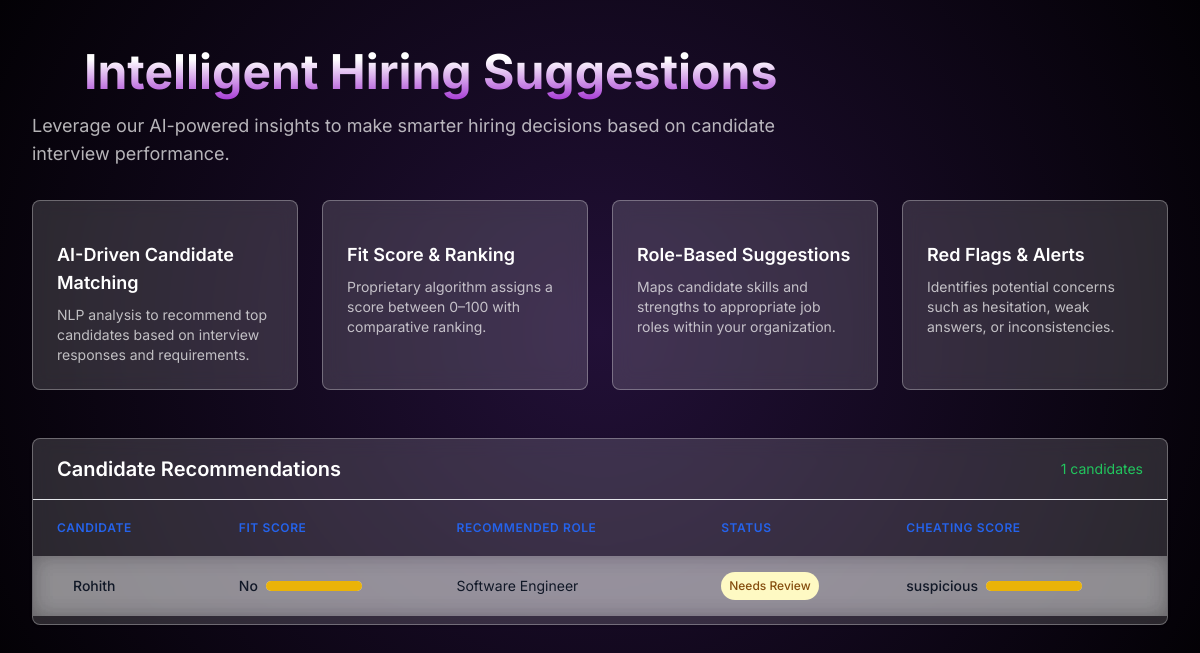
Screenshot of /hr/suggestions/ (signed in) with the database file from the repository.
### Hr/models.py (models this page shows, shortened)
class interviewSchedule(models.Model):
    name          = models.CharField(max_length=200)
    email         = models.CharField(max_length=200)
    jobRole       = models.CharField(max_length=200)
    experience    = models.CharField(max_length=200)
    resume        = models.TextField()
    Assigned_hr   = models.TextField(blank=True, null=True)
    strengths       = models.TextField(blank=True, null=True)
    weaknesses      = models.TextField(blank=True, null=True)
    accuracy        = models.CharField(max_length=10, blank=True, null=True)
    communication   = models.CharField(max_length=10, blank=True, null=True)
    technical_depth = models.CharField(max_length=10, blank=True, null=True)
    good_fit        = models.CharField(max_length=5,  blank=True, null=True)
    evaluation_complete = models.BooleanField(default=False)
    interviewDate = models.DateField()
    interviewTime = models.TimeField()
    token         = models.CharField(max_length=200, unique=True)
    createdAt     = models.DateTimeField(auto_now_add=True)
    cheatingScore = models.CharField(max_length=20, blank=True, null=True)
    iot_violations = models.TextField(blank=True, null=True,
                                      help_text="JSON list of IoT violation events from Raspberry Pi camera")

### Hr/views.py (the view)
# urls.py: path('suggestions/', views.hiring_suggestions, name='hiring_suggestions'),
def hiring_suggestions(request):
    hr_email   = request.session.get('hr_email')
    candidates = interviewSchedule.objects.filter(Assigned_hr=hr_email, evaluation_complete=True)
    results    = []
    for c in candidates:
        try:
            accuracy = float((c.accuracy or '0').replace('%', '').strip())
        except (ValueError, TypeError):
            accuracy = 0.0
        is_good_fit = safe_lower(c.good_fit)      == 'yes'
        no_cheating = safe_lower(c.cheatingScore)  != 'cheating'
        if accuracy > 80 and is_good_fit and no_cheating:
            status = 'Strong Candidate'
        elif safe_lower(c.cheatingScore) == 'cheating':
            status = 'Integrity Concern'
        elif accuracy > 60:
            status = 'Average Candidate'
        else:
            status = 'Needs Review'
        results.append({
            'name':          c.name,
            'jobRole':       c.jobRole,
            'accuracy':      accuracy,
            'status':        status,
            'cheatingScore': c.cheatingScore,
            'good_fit':      c.good_fit,
        })
    return render(request, 'HiringSuggestionsSam.html', {'candidates': results, 'count': len(results)})

### Hr/views.py (called while the page is built)
def safe_lower(s):
    return s.lower() if isinstance(s, str) else ''

### Templates/HiringSuggestionsSam.html (shortened to what this page needs)
<!DOCTYPE html>
<html lang="en">
  <head>
    <script src="https://cdn.tailwindcss.com"></script>
  </head>
  <body>
    <div class="max-w-7xl mx-auto px-4 sm:px-6 lg:px-8 py-10">
      <div class="mb-8">
        <div class="flex items-center space-x-3">
          <i data-lucide="brain-cog" class="w-8 h-8 text-blue-600"></i>
          <h1 class="h-txt text-5xl font-bold p-2">
            Intelligent Hiring Suggestions
          </h1>
        </div>
        <p class="p-c mt-2 text-lg max-w-3xl">
          Leverage our AI-powered insights to make smarter hiring decisions
          based on candidate interview performance.
        </p>
      </div>
      <div class="mb-12 grid grid-cols-1 sm:grid-cols-2 lg:grid-cols-4 gap-6">
        <div class="glass rounded-lg p-6 flex flex-col h-full">
          <h3 class="text-lg font-semibold mb-2">
            AI-Driven Candidate Matching
          </h3>
          <p class="p-c text-sm">
            NLP analysis to recommend top candidates based on interview
            responses and requirements.
          </p>
        </div>
        <div class="glass rounded-lg p-6 flex flex-col h-full">
          <h3 class="text-lg font-semibold mb-2">Fit Score & Ranking</h3>
          <p class="p-c text-sm">
            Proprietary algorithm assigns a score between 0–100 with comparative
            ranking.
          </p>
        </div>
        <div class="glass rounded-lg p-6 flex flex-col h-full">
          <h3 class="text-lg font-semibold mb-2">Role-Based Suggestions</h3>
          <p class="p-c text-sm">
            Maps candidate skills and strengths to appropriate job roles within
            your organization.
          </p>
        </div>
        <div class="glass rounded-lg p-6 flex flex-col h-full">
          <h3 class="text-lg font-semibold mb-2">Red Flags & Alerts</h3>
          <p class="p-c text-sm">
            Identifies potential concerns such as hesitation, weak answers, or
            inconsistencies.
          </p>
        </div>
      </div>
      <div class="glassCandidate rounded-lg shadow">
        <div
          class="px-6 py-4 border-b border-gray-200 flex justify-between items-center"
        >
          <h2 class="text-xl font-semibold">Candidate Recommendations</h2>
          <span class="text-sm text-green-500"
            >
              {{count}} candidates</span
          >
        </div>
        <div class="table-container">
          <table class="min-w-full divide-y divide-gray-200 custom-table">
            <thead>
              <tr>
                <th
                  class="px-6 py-3 text-left text-xs font-semibold text-blue-600 uppercase tracking-wider"
                >
                  <div class="flex items-center space-x-1">
                    <span>Candidate</span>
                    <i data-lucide="arrow-up-down" class="w-4 h-4"></i>
                  </div>
                </th>
                <th
                  class="px-6 py-3 text-left text-xs font-semibold text-blue-600 uppercase tracking-wider"
                >
                  <div class="flex items-center space-x-1">
                    <span>Fit Score</span>
                    <i data-lucide="arrow-up-down" class="w-4 h-4"></i>
                  </div>
                </th>
                <th
                  class="px-6 py-3 text-left text-xs font-semibold text-blue-600 uppercase tracking-wider"
                >
                  <div class="flex items-center space-x-1">
                    <span>Recommended Role</span>
                    <i data-lucide="arrow-up-down" class="w-4 h-4"></i>
                  </div>
                </th>
                <th
                  class="px-6 py-3 text-left text-xs font-semibold text-blue-600 uppercase tracking-wider"
                >
                  <div class="flex items-center space-x-1">
                    <span>Status</span>
                    <i data-lucide="arrow-up-down" class="w-4 h-4"></i>
                  </div>
                </th>
                <th
                  class="px-6 py-3 text-left text-xs font-semibold text-blue-600 uppercase tracking-wider"
                >
                  <div class="flex items-center space-x-1">
                    <span>Cheating Score</span>
                    <i data-lucide="alert-triangle" class="w-4 h-4"></i>
                  </div>
                </th>
              </tr>
            </thead>
            <tbody class="glass divide-y divide-gray-200">
              {% for candidate in candidates %}
              <tr class="table-row-hover glass">
                <td class="px-6 py-4 whitespace-nowrap">
                  <div class="flex items-center">
                    <div class="ml-4">
                      <div class="text-sm font-medium text-gray-900">
                          {{ candidate.name }}
                      </div>
                    </div>
                  </div>
                </td>
                <td class="px-6 py-4 whitespace-nowrap">
                  <div class="flex items-center">
                    <span class="text-sm font-medium text-gray-900 mr-2"
                      >
                       {{ candidate.good_fit }}
                      </span
                    >
                    <div class="w-24 bg-gray-200 rounded-full h-2.5">
                      <div
                        class="h-2.5 rounded-full bg-green-500 bg-yellow-500 bg-red-500"></div>
                    </div>
                  </div>
                </td>
                <td class="px-6 py-4 whitespace-nowrap text-sm text-gray-900">
                   {{ candidate.jobRole }}
                </td>
                <td class="px-6 py-4 whitespace-nowrap">
                  <span
                    class="px-2 py-1 inline-flex text-xs leading-5 font-medium rounded-full bg-green-100 text-green-800 bg-blue-100 text-blue-800 bg-yellow-100 text-yellow-800 bg-red-100 text-red-800"
                  >
                   {{candidate.status}}
                  </span>
                </td>
                <td class="px-6 py-4 whitespace-nowrap">
                  <div class="flex items-center">
                    <span class="text-sm font-medium text-gray-900 mr-2">
                       {{ candidate.cheatingScore }}
                      </span>
                    <div class="w-24 bg-gray-200 rounded-full h-2.5">
                      <div
                        class="h-2.5 rounded-full bg-red-500 bg-orange-500 bg-yellow-500 bg-green-500"
                      ></div>
                    </div>
                  </div>
                </td>
              </tr>
              {% endfor %}
            </tbody>
          </table>
        </div>
      </div>
    </div>
  </body>
</html>

### Templates/HiringSuggestionsSam.html (style rules this page uses)
body { background: radial-gradient(circle, rgb(34, 16, 55), rgb(3, 1, 5)); display: flex; justify-content: center; align-items: center; margin: 0; overflow: auto; font-family: "Inter", serif; color: #fff; }
.h-txt { font-size: 3rem; background: linear-gradient(180deg, #fff 30.17%, #9e29d0 100%); background-clip: text; -webkit-background-clip: text; -webkit-text-fill-color: transparent; }
.p-c { color: rgba(255, 255, 255, 0.7); }
.glass, .glassCandidate { background: rgba(255, 255, 255, 0.15); border: 1px solid rgba(255, 255, 255, 0.3); backdrop-filter: blur(10px); -webkit-backdrop-filter: blur(10px); transition: all 0.3s ease-in-out; }
.table-row-hover { transition: all 0.3s ease-in-out; position: relative; transform-origin: center; }
.table-container { width: 100%; position: relative; overflow-x: auto; transition: box-shadow 0.2s; scrollbar-width: thin; scrollbar-color: rgba(255, 255, 255, 0.3) transparent; }
.custom-table { border-spacing: 0 0.5rem; border-collapse: separate; min-width: 800px; }
.table-container { overflow-x: auto; -webkit-overflow-scrolling: touch; scroll-behavior: smooth; }

### rows the page displays
interviewSchedule: name "Rohith", good_fit "No", jobRole "Software Engineer", cheatingScore "suspicious"

### other values shown
{{ count }} "1"
{{ candidate.status }} "Needs Review"
